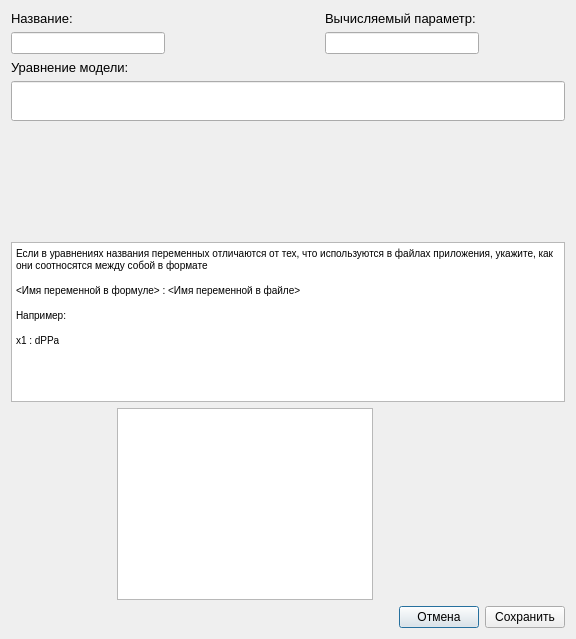
<?xml version="1.0" encoding="UTF-8"?>
<ui version="4.0">
 <class>Dialog</class>
 <widget class="QDialog" name="Dialog">
  <property name="geometry">
   <rect>
    <x>0</x>
    <y>0</y>
    <width>576</width>
    <height>639</height>
   </rect>
  </property>
  <property name="windowTitle">
   <string>Dialog</string>
  </property>
  <layout class="QGridLayout" name="gridLayout">
   <item row="0" column="0" colspan="2">
    <layout class="QHBoxLayout" name="horizontalLayout_2">
     <item>
      <layout class="QVBoxLayout" name="verticalLayout">
       <item>
        <widget class="QLabel" name="label_2">
         <property name="font">
          <font>
           <pointsize>10</pointsize>
          </font>
         </property>
         <property name="text">
          <string>Название:</string>
         </property>
        </widget>
       </item>
       <item>
        <widget class="QLineEdit" name="nameEdit"/>
       </item>
      </layout>
     </item>
     <item>
      <spacer name="horizontalSpacer">
       <property name="orientation">
        <enum>Qt::Horizontal</enum>
       </property>
       <property name="sizeHint" stdset="0">
        <size>
         <width>40</width>
         <height>20</height>
        </size>
       </property>
      </spacer>
     </item>
     <item>
      <layout class="QVBoxLayout" name="verticalLayout_2">
       <item>
        <widget class="QLabel" name="label_3">
         <property name="font">
          <font>
           <pointsize>10</pointsize>
          </font>
         </property>
         <property name="text">
          <string>Вычисляемый параметр:</string>
         </property>
        </widget>
       </item>
       <item>
        <widget class="QLineEdit" name="calcParamEdit"/>
       </item>
      </layout>
     </item>
    </layout>
   </item>
   <item row="1" column="0">
    <widget class="QLabel" name="label">
     <property name="font">
      <font>
       <pointsize>10</pointsize>
      </font>
     </property>
     <property name="text">
      <string>Уравнение модели:</string>
     </property>
    </widget>
   </item>
   <item row="2" column="0" colspan="3">
    <widget class="QLineEdit" name="equationEdit">
     <property name="minimumSize">
      <size>
       <width>0</width>
       <height>40</height>
      </size>
     </property>
     <property name="font">
      <font>
       <pointsize>12</pointsize>
      </font>
     </property>
     <property name="text">
      <string/>
     </property>
    </widget>
   </item>
   <item row="3" column="1">
    <spacer name="verticalSpacer">
     <property name="orientation">
      <enum>Qt::Vertical</enum>
     </property>
     <property name="sizeHint" stdset="0">
      <size>
       <width>20</width>
       <height>79</height>
      </size>
     </property>
    </spacer>
   </item>
   <item row="4" column="0" colspan="3">
    <widget class="QTextBrowser" name="textBrowser">
     <property name="maximumSize">
      <size>
       <width>16777215</width>
       <height>160</height>
      </size>
     </property>
     <property name="html">
      <string>&lt;!DOCTYPE HTML PUBLIC &quot;-//W3C//DTD HTML 4.0//EN&quot; &quot;http://www.w3.org/TR/REC-html40/strict.dtd&quot;&gt;
&lt;html&gt;&lt;head&gt;&lt;meta name=&quot;qrichtext&quot; content=&quot;1&quot; /&gt;&lt;style type=&quot;text/css&quot;&gt;
p, li { white-space: pre-wrap; }
&lt;/style&gt;&lt;/head&gt;&lt;body style=&quot; font-family:'MS Shell Dlg 2'; font-size:7.8pt; font-weight:400; font-style:normal;&quot;&gt;
&lt;p style=&quot; margin-top:12px; margin-bottom:12px; margin-left:0px; margin-right:0px; -qt-block-indent:0; text-indent:0px;&quot;&gt;Если в уравнениях названия переменных отличаются от тех, что используются в файлах приложения, укажите, как они соотносятся между собой в формате&lt;/p&gt;
&lt;p style=&quot; margin-top:12px; margin-bottom:12px; margin-left:0px; margin-right:0px; -qt-block-indent:0; text-indent:0px;&quot;&gt;&amp;lt;Имя переменной в формуле&amp;gt; : &amp;lt;Имя переменной в файле&amp;gt;&lt;/p&gt;
&lt;p style=&quot; margin-top:12px; margin-bottom:12px; margin-left:0px; margin-right:0px; -qt-block-indent:0; text-indent:0px;&quot;&gt;Например:&lt;/p&gt;
&lt;p style=&quot; margin-top:12px; margin-bottom:12px; margin-left:0px; margin-right:0px; -qt-block-indent:0; text-indent:0px;&quot;&gt;x1 : dPPa&lt;/p&gt;&lt;/body&gt;&lt;/html&gt;</string>
     </property>
    </widget>
   </item>
   <item row="5" column="0" colspan="2">
    <layout class="QHBoxLayout" name="horizontalLayout">
     <item>
      <spacer name="horizontalSpacer_4">
       <property name="orientation">
        <enum>Qt::Horizontal</enum>
       </property>
       <property name="sizeHint" stdset="0">
        <size>
         <width>68</width>
         <height>20</height>
        </size>
       </property>
      </spacer>
     </item>
     <item>
      <widget class="QTextEdit" name="initialEdit"/>
     </item>
     <item>
      <spacer name="horizontalSpacer_2">
       <property name="orientation">
        <enum>Qt::Horizontal</enum>
       </property>
       <property name="sizeHint" stdset="0">
        <size>
         <width>68</width>
         <height>20</height>
        </size>
       </property>
      </spacer>
     </item>
    </layout>
   </item>
   <item row="6" column="0">
    <spacer name="horizontalSpacer_3">
     <property name="orientation">
      <enum>Qt::Horizontal</enum>
     </property>
     <property name="sizeHint" stdset="0">
      <size>
       <width>351</width>
       <height>20</height>
      </size>
     </property>
    </spacer>
   </item>
   <item row="6" column="1">
    <widget class="QPushButton" name="cancelButton">
     <property name="maximumSize">
      <size>
       <width>120</width>
       <height>16777215</height>
      </size>
     </property>
     <property name="text">
      <string>Отмена</string>
     </property>
    </widget>
   </item>
   <item row="6" column="2">
    <widget class="QPushButton" name="saveButton">
     <property name="maximumSize">
      <size>
       <width>120</width>
       <height>16777215</height>
      </size>
     </property>
     <property name="text">
      <string>Сохранить</string>
     </property>
    </widget>
   </item>
  </layout>
 </widget>
 <resources/>
 <connections>
  <connection>
   <sender>cancelButton</sender>
   <signal>clicked()</signal>
   <receiver>Dialog</receiver>
   <slot>reject()</slot>
   <hints>
    <hint type="sourcelabel">
     <x>438</x>
     <y>509</y>
    </hint>
    <hint type="destinationlabel">
     <x>493</x>
     <y>433</y>
    </hint>
   </hints>
  </connection>
 </connections>
</ui>
